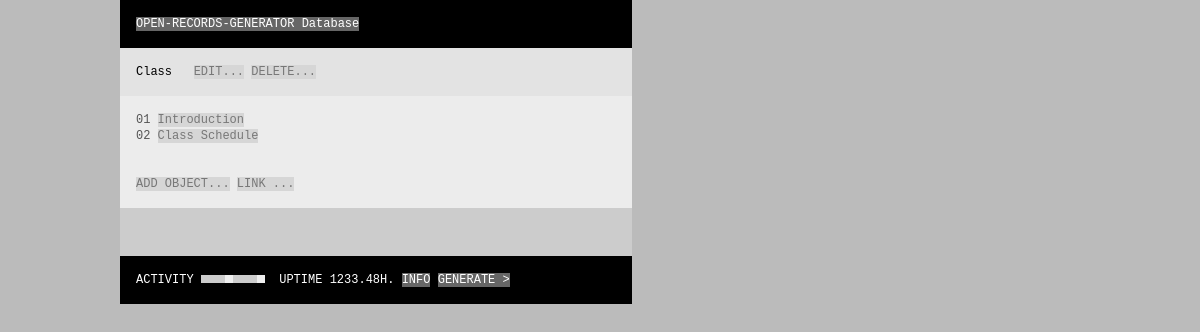
Page /OPEN-RECORDS-GENERATOR/browse.php?object=1 on the committed database.
### tables this page shows
CREATE TABLE `objects` (
  `id` int(10) unsigned NOT NULL AUTO_INCREMENT,
  `active` int(1) unsigned NOT NULL DEFAULT '1',
  `created` datetime DEFAULT NULL,
  `modified` datetime DEFAULT NULL,
  `rank` int(10) unsigned DEFAULT NULL,
  `name1` tinytext,
  `name2` tinytext,
  `address1` text,
  `address2` text,
  `city` tinytext,
  `state` tinytext,
  `zip` tinytext,
  `country` tinytext,
  `phone` tinytext,
  `fax` tinytext,
  `url` tinytext,
  `email` tinytext,
  `begin` datetime DEFAULT NULL,
  `end` datetime DEFAULT NULL,
  `date` datetime DEFAULT NULL,
  `head` tinytext,
  `deck` blob,
  `body` blob,
  `notes` blob,
  PRIMARY KEY (`id`)
);

### OPEN-RECORDS-GENERATOR/GLOBAL/config.php (called while the page is built, shortened)
<?php
	$dbClient = "OPEN-RECORDS-GENERATOR";
	$dbHost = "http://localhost/C-I-R-C-U-L-A-T-I-O-N/";
	$dbAdmin = $dbHost ."OPEN-RECORDS-GENERATOR/";
?>

### OPEN-RECORDS-GENERATOR/browse.php (the view, shortened to what this page needs)
<?php require_once("GLOBAL/head.php");
$sql = "SELECT *, objects.id AS objectsId FROM objects, wires WHERE wires.fromid = '". $objects[$o] ."' AND wires.toid = objects.id AND wires.active = '1' AND objects.active = '1' ORDER BY weight DESC, objects.rank, begin, end DESC, begin DESC, name1, name2, objects.modified DESC, objects.created DESC";
$result = MYSQL_QUERY($sql);
$numrows = MYSQL_NUM_ROWS($result);
$padout = floor(log10($numrows)) + 1;
if ($padout < 2) $padout = 2;
$i = 1;
while ($myrow = MYSQL_FETCH_ARRAY($result)) {
	$name = $myrow["name1"];
	echo STR_PAD($i++, $padout, "0", STR_PAD_LEFT) ." ". "\n<a href='". $dbAdmin ."browse.php". urlData();
	if (sizeof($objects)) echo ",";
	echo $myrow["objectsId"] ."'>";
	echo strip_tags($name) ."</a><br />";
}
echo "\n<br /><br />\n<a href='add.php". urlData() ."'>ADD OBJECT...</a>&nbsp;<a href='link.php". urlData() ."'>LINK ...</a><br />";
require_once("GLOBAL/foot.php"); ?>

### OPEN-RECORDS-GENERATOR/GLOBAL/head.php (shortened to what this page needs)
<?php
require_once("config.php");
$pageName = basename($_SERVER['PHP_SELF'], ".php");
$object = $_REQUEST['object'];
$objects = explode(",", $object);
$object = $objects[sizeof($objects) - 1];
function urlData() {
	global $objects;
	$url = "?object=";
	for ($i = 0; $i < sizeof($objects); $i++) {
		$url .= $objects[$i];
	}
	return $url;
}
echo "<?xml version=\"1.0\" encoding=\"UTF-8\"?>\n"; ?>
<!DOCTYPE html
	PUBLIC "-//W3C//Dtd XHTML 1.0 Transitional//EN"
	"http://www.w3.org/tr/xhtml1/Dtd/xhtml1-transitional.dtd">
<html xmlns="http://www.w3.org/1999/xhtml" xml:lang="en" lang="en">
	<head>
		<link rel="stylesheet" type="text/css" media="all" href="<?php echo $dbAdmin; ?>GLOBAL/global.css" />
	</head>
	<body>
		<table cellpadding="0" cellspacing="0" border="0" style="width: 100%; height: 85%;">
		<tr><td style="width: 100%; height: 100%;"><div style="padding: 0px 0px 0px 120px;">
		<table cellpadding="0" cellspacing="0" border="0" style="width: 512px;">
		<tr class="dbClientStyle">
		<td style="padding: 16px 16px 16px 16px; color: #FFFFFF;">
		<?php
		if ($pageName != "index" && $object) echo "<a href='". $dbAdmin ."browse.php" ."'>";
		echo strToUpper($dbClient) ." Database";
		if ($pageName != "index" && $object) echo "</a>";
if ($pageName != "index") {
	echo "</td></tr>";
	for ($o = 0; $o < sizeof($objects) - 1; $o++) {
		$sql = "SELECT id, active, name1, name2 FROM objects WHERE id = '". $objects[$o] ."' AND active = 1 LIMIT 1";
		$result = MYSQL_QUERY($sql);
		$myrow = MYSQL_FETCH_ARRAY($result);
		$objectName = $myrow["name1"];
		if ($myrow["name2"]) $objectName .= " ". $myrow["name2"];
		$objectName = strip_tags($objectName);
		echo "\n\n\n\n\n\n";
		echo "<tr class='button' style='background-color: #";
		echo ($o % 2) ? "ECECEC" : "E3E3E3";
		echo ";'>";
		echo "\n<td style='padding: 16px 16px 16px 16px;'>";
		echo "<a href='". $dbAdmin ."browse.php?object=";
		for ($i = 0; $i < $o + 1; $i++) {
			echo $objects[$i];
			if ($i < $o) echo ",";
		}
		echo "'>". $objectName ."</a><br />";
		echo "\n</td></tr>";
	}
	$sql = "SELECT id, name1, name2 FROM objects WHERE id = '". $objects[$o] ."' AND active = 1 LIMIT 1";
	$result = MYSQL_QUERY($sql);
	$myrow = MYSQL_FETCH_ARRAY($result);
	$objectName = $myrow["name1"];
	$objectName = strip_tags($objectName);
	echo "<tr class='button' style='background-color: #";
	echo ($o % 2) ? "ECECEC" : "E3E3E3";
	echo ";'>";
	echo "\n<td style='padding: 16px 16px 16px 16px;'>";
	if ($object) {
		echo "\n<span class='monoHvy'>";
		echo $objectName;
		echo "</span> &nbsp; ";
		if ($pageName == "browse") {
			echo "\n<a href='edit.php". urlData() ."'>EDIT...</a> ";
			echo "\n<a href='delete.php". urlData() ."'>DELETE...</a><br />";
		}
		if ($pageName != "edit" && $pageName != "delete") {
			echo "\n</td></tr><tr style='background-color: #";
			echo (($o+1) % 2) ? "ECECEC" : "E3E3E3";
			echo ";'>";
			echo "\n<td style='padding: 16px 16px 16px 16px;'>";
		}
	}
}
?>

### OPEN-RECORDS-GENERATOR/GLOBAL/global.css (style rules this page uses)
body, table, tr, td { border-spacing: 0px; border-collapse: collapse; border-style: none; empty-cells: show; vertical-align: top; padding: 0px 0px 0px 0px; margin: 0px 0px 0px 0px; color: #555555; text-align: left; font-family: "Andale Mono", "Courier New", "Courier", monospace; font-size: 12px; line-height: 16px; }
body { background-color: #BBBBBB; padding: 0px 0px 0px 0px; width: 100%; height: 100%; }
html { width: 100%; height: 100%; }
a:link { color: #777777; text-decoration: none; background-color: #D6D6D6; }
.monoHvy { font-family: "Andale Mono", "Courier New", "Courier", monospace; color: #000000; }

### rows in the picture
objects: name1 "Class"
objects: padout "01", name1 "Introduction"
objects: padout "02", name1 "Class Schedule"

### other values in the picture
$dbClient "OPEN-RECORDS-GENERATOR"
$dbUptime "1233.48"
